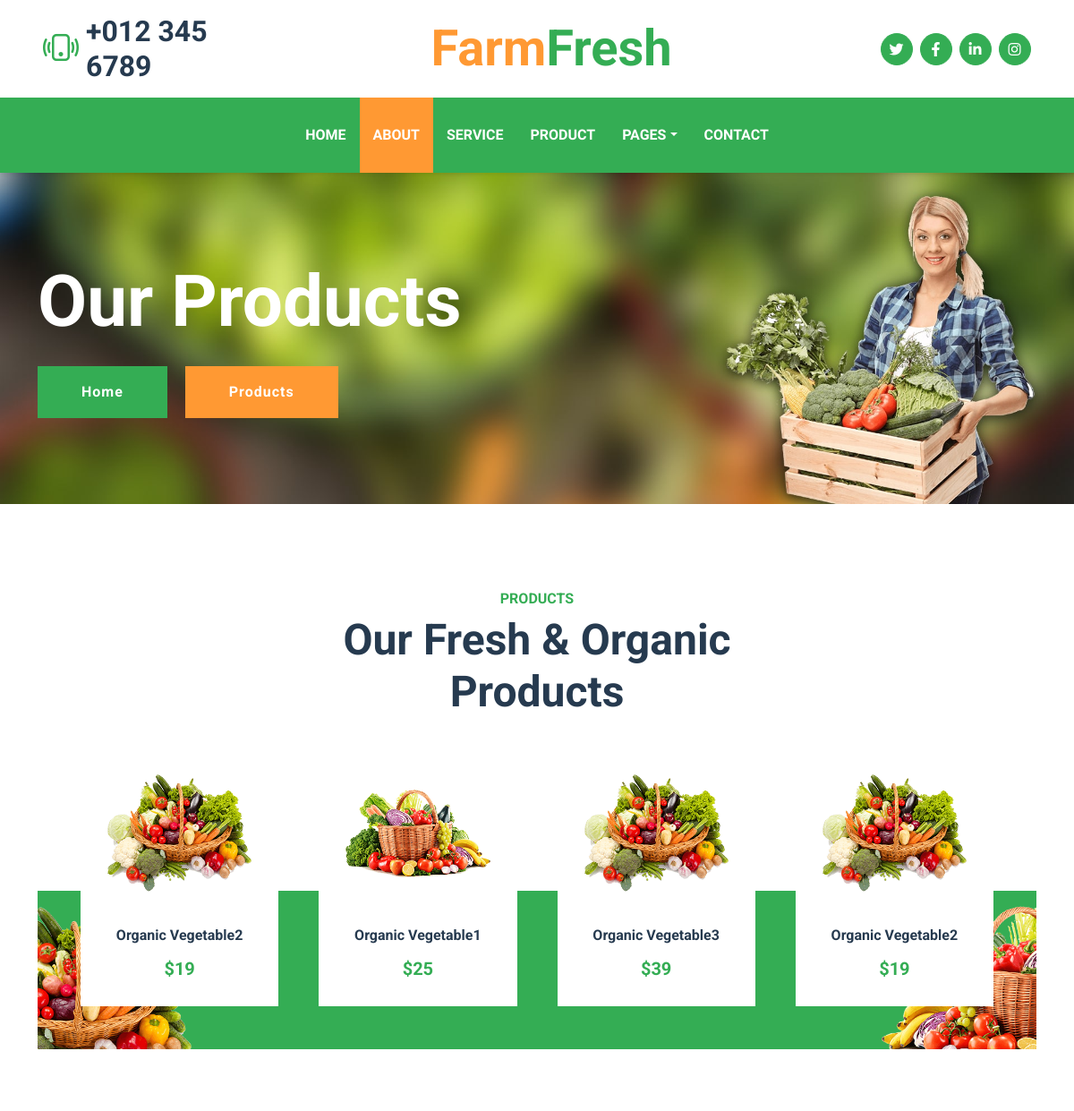
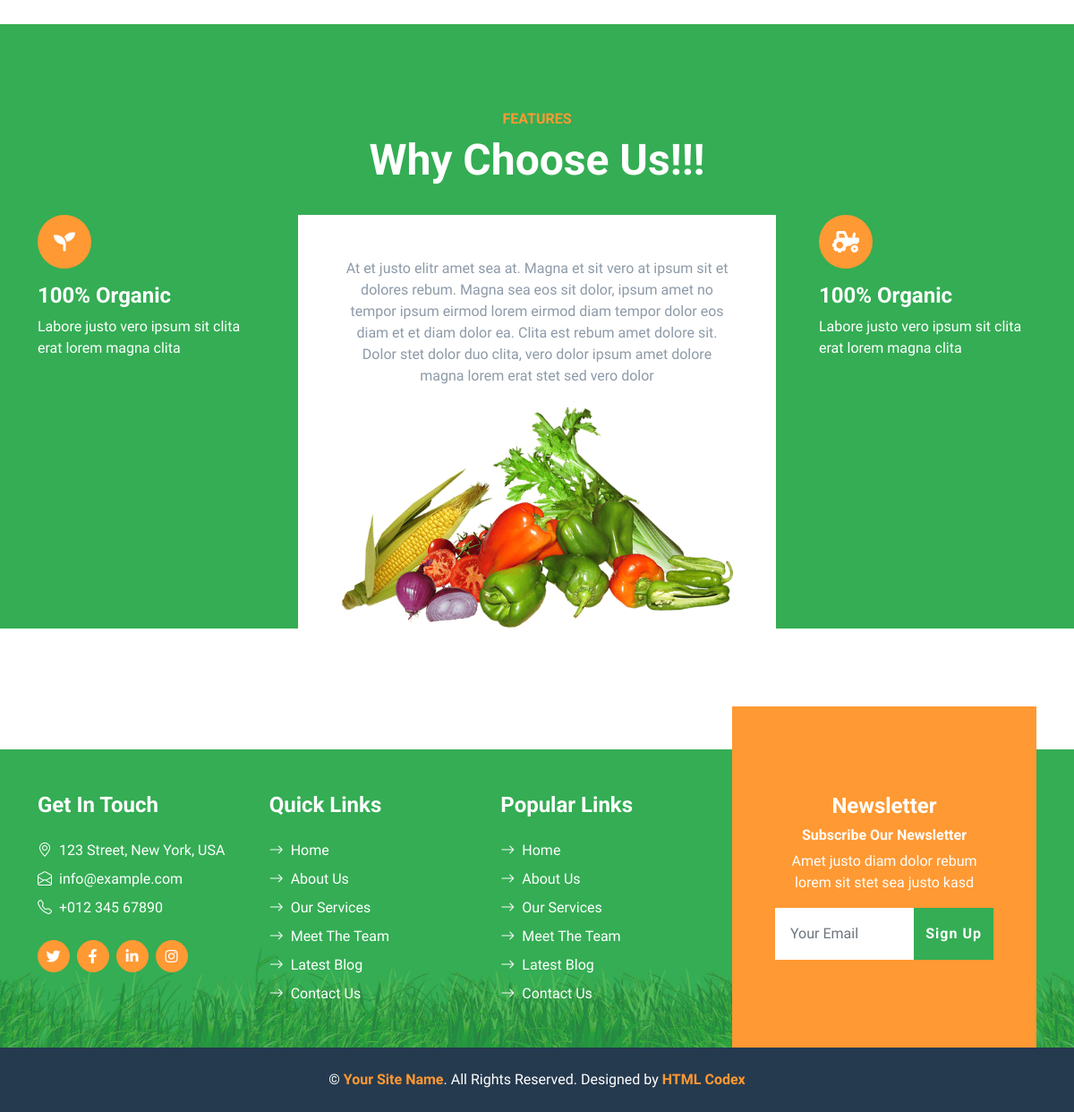
/product, run on the app's committed database (2 pictures, top to bottom).
### farmapp/models.py (models this page shows, shortened)
class Products(models.Model):
    name = models.CharField(max_length=200)
    price = models.IntegerField()
    img = models.ImageField(upload_to='products/')
    slug = models.SlugField(max_length=200)

class Features(models.Model):
    name = models.CharField(max_length=200)
    bio = models.TextField()
    skill_bio = models.TextField()
    img = models.ImageField(upload_to='feature')

### farmapp/views.py (the view)
# urls.py: path('product', product, name='product'),
def product(request):
    product1 = Products.objects.all()
    product2 = Features.objects.all()
    context = {
        'product1' : product1,
        'product2' : product2
    }
    return render(request,'product.html', context=context)

### templates/product.html (shortened to what this page needs)
{% extends "base.html" %}
{% load static %}
{% block content %}
    <div class="container-fluid bg-primary py-5 bg-hero mb-5">
        <div class="container py-5">
            <div class="row justify-content-start">
                <div class="col-lg-8 text-center text-lg-start">
                    <h1 class="display-1 text-white mb-md-4">Our Products</h1>
                    <a href="" class="btn btn-primary py-md-3 px-md-5 me-3">Home</a>
                    <a href="" class="btn btn-secondary py-md-3 px-md-5">Products</a>
                </div>
            </div>
        </div>
    </div>
    <div class="container-fluid py-5">
        <div class="container">
            <div class="mx-auto text-center mb-5" style="max-width: 500px;">
                <h6 class="text-primary text-uppercase">Products</h6>
                <h1 class="display-5">Our Fresh & Organic Products</h1>
            </div>
            <div class="owl-carousel product-carousel px-5">
                {% for pro1 in product1 %}
                <div class="pb-5">
                    <div class="product-item position-relative bg-white d-flex flex-column text-center">
                        <img class="img-fluid mb-4" src="{{ pro1.img.url }}" alt="">
                        <h6 class="mb-3">{{ pro1.name }}</h6>
                        <h5 class="text-primary mb-0">${{ pro1.price }}</h5>
                    </div>
                </div>
                {% endfor %}
            </div>
        </div>
    </div>
    <div class="container-fluid bg-primary feature py-5 pb-lg-0 mt-5" style="margin-bottom: 135px;">
        <div class="container py-5 pb-lg-0">
            <div class="mx-auto text-center mb-3 pb-2" style="max-width: 500px;">
                <h6 class="text-uppercase text-secondary">Features</h6>
                <h1 class="display-5 text-white">Why Choose Us!!!</h1>
            </div>
            {% for pro2 in product2 %}
            <div class="row g-5">
                <div class="col-lg-3">
                    <div class="text-white mb-5">
                        <div class="bg-secondary rounded-pill d-flex align-items-center justify-content-center mb-3" style="width: 60px; height: 60px;">
                            <i class="fa fa-seedling fs-4 text-white"></i>
                        </div>
                        <h4 class="text-white">{{ pro2.name}}</h4>
                        <p class="mb-0">{{ pro2.skill_bio }}</p>
                    </div>
                </div>
                <div class="col-lg-6">
                    <div class="d-block bg-white h-100 text-center p-5 pb-lg-0">
                        <p>{{ pro2.bio }}</p>
                        <img class="img-fluid" src="{{ pro2.img.url }}" alt="">
                    </div>
                </div>
                <div class="col-lg-3">
                    <div class="text-white mb-5">
                        <div class="bg-secondary rounded-pill d-flex align-items-center justify-content-center mb-3" style="width: 60px; height: 60px;">
                            <i class="fa fa-tractor fs-4 text-white"></i>
                        </div>
                        <h4 class="text-white">{{ pro2.name }}</h4>
                        <p class="mb-0">{{ pro2.skill_bio }}</p>
                    </div>
                    {% endfor %}
                </div>
            </div>
        </div>
    </div>
{% endblock content %}

### static/css/style.css (style rules this page uses)
:root { --primary: #34AD54; --secondary: #FF9933; --light: #F6FFF2; --dark: #263A4F; }
.btn { font-family: 'Roboto', sans-serif; letter-spacing: 1px; font-weight: 700; transition: .5s; }
.btn-primary, .btn-secondary { color: #FFFFFF; }
.bg-hero { background: url(../img/carousel-1.jpg) top right no-repeat; background-size: cover; }
.product-item { padding: 0 30px 30px 30px; }
.product-item h5 { transition: .5s; }
.product-carousel::after { position: absolute; content: ""; width: 100%; height: 55%; bottom: 0; left: 0; background: url(../img/bg-product-1.png) left bottom no-repeat, url(../img/bg-product-2.png) right bottom no-repeat; background-size: contain; background-color: var(--primary); z-index: -1; }

### data on the page
Products: img (picture), name "Organic Vegetable2", price "19"
Products: img (picture), name "Organic Vegetable1", price "25"
Products: img (picture), name "Organic Vegetable3", price "39"
Features: name "100% Organic", skill_bio "Labore justo vero ipsum sit clita erat lorem magna clita", bio "At et justo elitr amet sea at. Magna et sit vero at ipsum sit et dolores rebum. Magna sea eos sit dolor, ipsum amet no tempor ipsum eirmod lorem eirmod diam tempor dolor eos diam et et diam dolor ea. Clita est rebum amet dolore sit. Dolor stet dolor duo clita, vero dolor ipsum amet dolore magna lorem erat stet sed vero dolor", img (picture)
